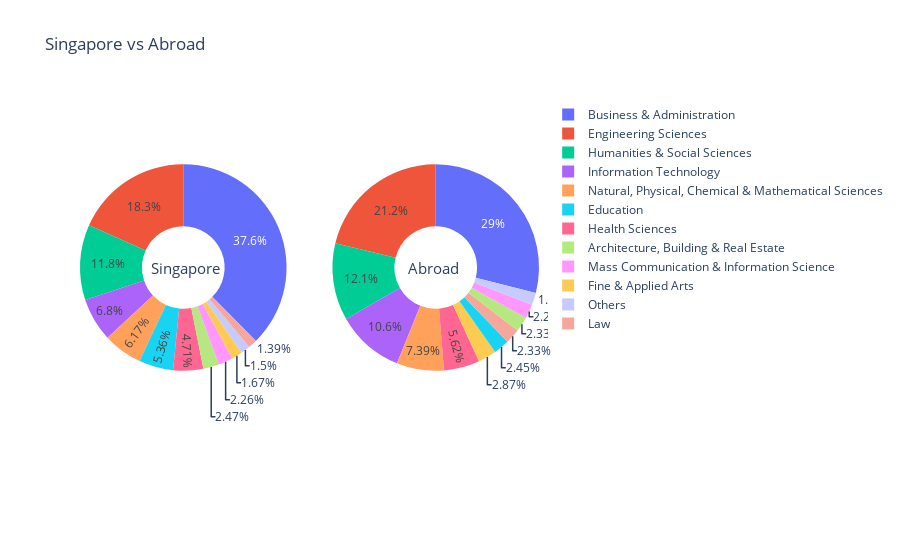

Notebook code cell kept with this figure:
### Code cell
import plotly.graph_objects as go
from plotly.subplots import make_subplots


fig = make_subplots(rows=1, cols=2, specs=[[{'type':'domain'}, {'type':'domain'}]])
fig.add_trace(go.Pie(labels=labels, values=sg["Graduates (Thousands)"], name="Singapore"),
              1, 1)
fig.add_trace(go.Pie(labels=labels, values=overseas["Graduates (Thousands)"], name="Abroad"),
              1, 2)


fig.update_traces(hole=.4, hoverinfo="label+percent")

fig.update_layout(
    title_text="Singapore vs Abroad",
    annotations=[dict(text='Singapore', x=0.15, y=0.5, font_size=15, showarrow=False),
                 dict(text='Abroad', x=0.83, y=0.5, font_size=15, showarrow=False)])
fig.show()

### Figure 1 — Plotly figure (JSON) as saved in the notebook; plotly's stock layout.template omitted (floating-point values rounded to 4 significant figures)
{"data": [{"domain": {"x": [0, 0.45], "y": [0, 1]}, "hole": 0.4, "hoverinfo": "label+percent", "labels": ["Education", "Fine & Applied Arts", "Humanities & Social Sciences", "Mass Communication & Information Science", "Business & Administration", "Law", "Natural, Physical, Chemical & Mathematical Sciences", "Health Sciences", "Information Technology", "Architecture, Building & Real Estate", "Engineering Sciences", "Others"], "name": "Singapore", "type": "pie", "values": [25.4, 7.9, 55.9, 10.7, 178, 6.6, 29.2, 22.3, 32.2, 11.7, 86.6, 7.1]}, {"domain": {"x": [0.55, 1], "y": [0, 1]}, "hole": 0.4, "hoverinfo": "label+percent", "labels": ["Education", "Fine & Applied Arts", "Humanities & Social Sciences", "Mass Communication & Information Science", "Business & Administration", "Law", "Natural, Physical, Chemical & Mathematical Sciences", "Health Sciences", "Information Technology", "Architecture, Building & Real Estate", "Engineering Sciences", "Others"], "name": "Abroad", "type": "pie", "values": [8.2, 9.6, 40.3, 7.5, 96.8, 7.8, 24.7, 18.8, 35.4, 7.8, 71, 6.4]}], "layout": {"annotations": [{"font": {"size": 15}, "showarrow": false, "text": "Singapore", "x": 0.15, "y": 0.5}, {"font": {"size": 15}, "showarrow": false, "text": "Abroad", "x": 0.83, "y": 0.5}], "title": {"text": "Singapore vs Abroad"}}}
